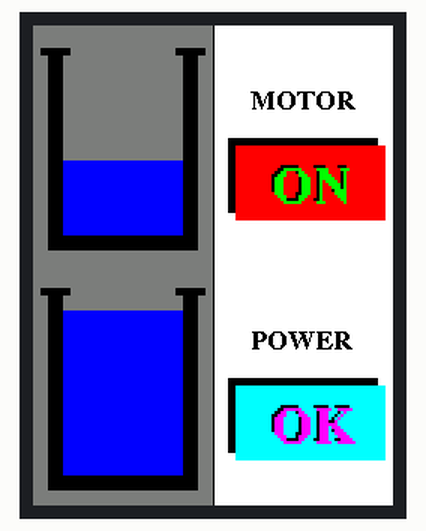
Bench run of a sketch on a simulated Arduino Uno, built with avr-gcc and run on an emulated ATmega328P. Parts: 240×320 colour display.

Above: at 0.4 s.

The sketch:

Tank_Graphics.ino
```cpp
#include <SPI.h>
#include "Adafruit_GFX.h"
#include <MCUFRIEND_kbv.h>
#include <Adafruit_TFTLCD.h>
#include<Fonts/FreeSerifBold9pt7b.h>
MCUFRIEND_kbv tft;

#define LCD_CS A3
#define LCD_CD A2
#define LCD_WR A1
#define LCD_RD A0
#define LCD_RESET A4

// Assign human-readable names to some common 16-bit color values:
#define BLACK   0x0000
#define BLUE    0x001F
#define RED     0xF800
#define GREEN   0x07E0
#define CYAN    0x07FF
#define MAGENTA 0xF81F
#define YELLOW  0xFFE0
#define WHITE   0xFFFF
#define ROZ     0xFBE0
#define LIGHT_GRAY 0xBDF7
#define DARK_GRAY 0x7BEF

#define X_OFFSET 10
#define HEIGHT tft.height()
#define WIDTH tft.width()
#define HALF_HEIGHT tft.height()/2
#define HALF_WIDTH tft.width()/2
#define WALL_THICKNESS 10
#define TANK_HEIGHT 120
#define TANK_WIDTH 100
#define UPPER_TANK_Y 20
#define LOWER_TANK_Y 180
#define TANK_COLOR BLACK
#define UPPER_TANK 1
#define LOWER_TANK 2

#define MOTOR_ON 1
#define MOTOR_OFF 0

#define POWER_OK 1
#define POWER_FAIL 0

char currentNumber = '0';

void setup(void)
{
  Serial.begin(9600);
  tft.reset();
  uint16_t identifier = tft.readID();
  tft.begin(identifier);
  tft.fillScreen(WHITE);
  tft.fillRect(0,0 , HALF_WIDTH+1, HEIGHT, BLACK);
  tft.fillRect(0,0 , HALF_WIDTH, HEIGHT, DARK_GRAY);

  tft.setFont(&FreeSerifBold9pt7b);

  //tft.drawLine(0, 160, 120, 160, BLACK);
  drawTank(UPPER_TANK);
  drawTank(LOWER_TANK);
  drawTankHalfFull(UPPER_TANK);
  drawTankFull(LOWER_TANK);
  drawMotorStatus(MOTOR_ON);
  drawPowerStatus(POWER_OK);
}

void loop()
{

}

void drawTank(int tank)
{
  if(tank == UPPER_TANK)
    {
      //Draw upper tank
      tft.fillRect(X_OFFSET, UPPER_TANK_Y, WALL_THICKNESS, TANK_HEIGHT, TANK_COLOR);
      tft.fillRect(X_OFFSET, UPPER_TANK_Y + TANK_HEIGHT, TANK_WIDTH, WALL_THICKNESS, TANK_COLOR);
      tft.fillRect(TANK_WIDTH, UPPER_TANK_Y, WALL_THICKNESS, TANK_HEIGHT, TANK_COLOR);
      tft.fillRect(X_OFFSET - 5, UPPER_TANK_Y - 5, WALL_THICKNESS * 2, WALL_THICKNESS/2, TANK_COLOR);
      tft.fillRect(TANK_WIDTH - 5, UPPER_TANK_Y - 5, WALL_THICKNESS * 2, WALL_THICKNESS/2, TANK_COLOR);
    }
  else
    {
      //Draw lower tank
      tft.fillRect(X_OFFSET, LOWER_TANK_Y, WALL_THICKNESS, TANK_HEIGHT, TANK_COLOR);
      tft.fillRect(X_OFFSET, LOWER_TANK_Y + TANK_HEIGHT, TANK_WIDTH, WALL_THICKNESS, TANK_COLOR);
      tft.fillRect(TANK_WIDTH, LOWER_TANK_Y, WALL_THICKNESS, TANK_HEIGHT, TANK_COLOR);
      tft.fillRect(X_OFFSET - 5, LOWER_TANK_Y - 5, WALL_THICKNESS * 2, WALL_THICKNESS/2, TANK_COLOR);
      tft.fillRect(TANK_WIDTH - 5, LOWER_TANK_Y - 5, WALL_THICKNESS * 2, WALL_THICKNESS/2, TANK_COLOR);
    }
}

void drawTankFull(int tank)
{
  drawTankEmpty(tank);
  int water_start = 0;
  if(tank == UPPER_TANK)
    water_start = UPPER_TANK_Y + 10;
  else
    water_start = LOWER_TANK_Y + 10;
  //Draw water
  tft.fillRect(X_OFFSET + WALL_THICKNESS, water_start, TANK_WIDTH - WALL_THICKNESS - X_OFFSET, TANK_HEIGHT - 10, BLUE);
}

void drawTankEmpty(int tank)
{
  int water_start = 0;
  if(tank == UPPER_TANK)
    water_start = UPPER_TANK_Y  + 10;
  else
    water_start = LOWER_TANK_Y + 10;
  //Draw water
  tft.fillRect(X_OFFSET + WALL_THICKNESS, water_start, TANK_WIDTH - WALL_THICKNESS - X_OFFSET, TANK_HEIGHT - 10, DARK_GRAY);
}

void drawTankHalfFull(int tank)
{
  drawTankEmpty(tank);
  int water_start = 0;
  if(tank == UPPER_TANK)
    water_start = UPPER_TANK_Y + 10 + TANK_HEIGHT/2;
  else
    water_start = LOWER_TANK_Y + 10 + TANK_HEIGHT/2;
  //Draw water
  tft.fillRect(X_OFFSET + WALL_THICKNESS, water_start, TANK_WIDTH - WALL_THICKNESS - X_OFFSET, TANK_HEIGHT - 10 - TANK_HEIGHT/2, BLUE);
}

void drawMotorStatus(int motor_status)
{
  tft.setCursor(145, 55);
  tft.setTextColor(BLACK);
  tft.setTextSize(1);
  tft.print("MOTOR");
  tft.fillRect(HALF_WIDTH + 10, 75, 100, 50, BLACK);
  if(motor_status == MOTOR_ON)
    {
      tft.fillRect(HALF_WIDTH + 15, 80, 100, 50, RED);
      tft.setCursor(157, 115);
      tft.setTextColor(BLACK);
      tft.setTextSize(2);
      tft.print("ON");
      tft.setCursor(157+2, 115+2);
      tft.setTextColor(GREEN);
      tft.setTextSize(2);
      tft.print("ON");
    }
  else
    {
      tft.fillRect(HALF_WIDTH + 15, 80, 100, 50, GREEN);
      tft.setCursor(145, 115);
      tft.setTextColor(BLACK);
      tft.setTextSize(2);
      tft.print("OFF");
      tft.setCursor(145+2, 115+2);
      tft.setTextColor(RED);
      tft.setTextSize(2);
      tft.print("OFF");
    }
}

void drawPowerStatus(int power_status)
{
  tft.setCursor(145, 155+60);
  tft.setTextColor(BLACK);
  tft.setTextSize(1);
  tft.print("POWER");
  tft.fillRect(HALF_WIDTH + 10, 175+60, 100, 50, BLACK);
  if(power_status == POWER_OK)
    {
      tft.fillRect(HALF_WIDTH + 15, 180+60, 100, 50, CYAN);
      tft.setCursor(157, 215+60);
      tft.setTextColor(BLACK);
      tft.setTextSize(2);
      tft.print("OK");
      tft.setCursor(157+2, 215+2+60);
      tft.setTextColor(MAGENTA);
      tft.setTextSize(2);
      tft.print("OK");
    }
  else
    {
      tft.fillRect(HALF_WIDTH + 15, 180+60, 100, 50, MAGENTA);
      tft.setCursor(140, 215+60);
      tft.setTextColor(BLACK);
      tft.setTextSize(2);
      tft.print("FAIL");
      tft.setCursor(140+2, 215+2+60);
      tft.setTextColor(CYAN);
      tft.setTextSize(2);
      tft.print("FAIL");
    }
}
```
